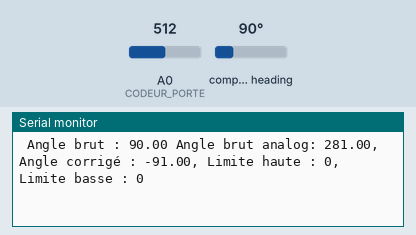
Recording of a sketch running on a simulated Arduino Zero (SAMD21). On the bench: the last lines printed to the serial monitor. The inputs (shaded band) are chosen by the test bench; at power-on: compass heading 90°, A0 (CODEUR_PORTE) = 512.

Above: at 1.2 s.
1.3 s: compass heading set to 7°
At 1.32 s:
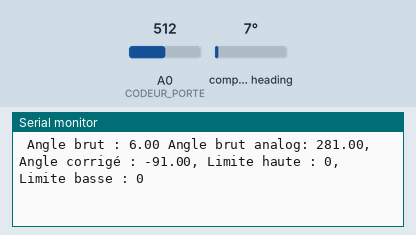
2.8 s: A0 (CODEUR_PORTE) set to 716
At 2.84 s:
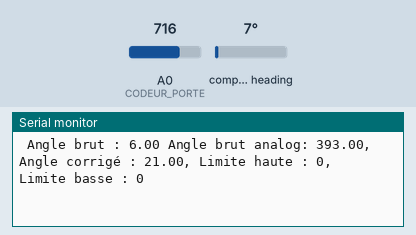
4.3 s: compass heading set to 90°
At 4.36 s:
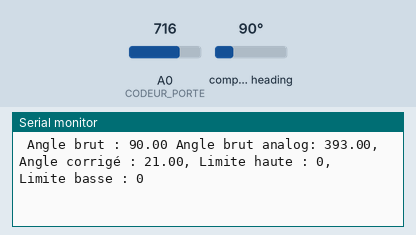
5.8 s: A0 (CODEUR_PORTE) set to 900
At 5.87 s:
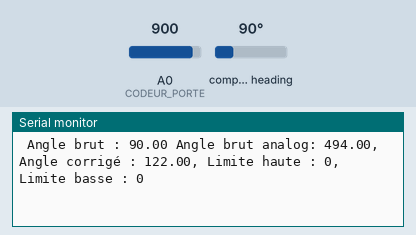
Timing chart, 0 to 8.3 s (numbered marks = the images above; inputs shaded):
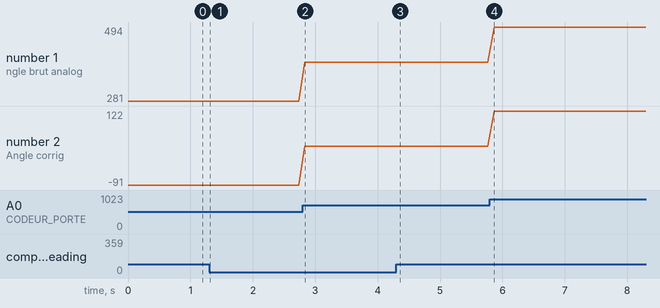

Measured:
- after the input at 1.3 s, the serial monitor: prints a new line at once (image 1)
- after the input at 2.8 s, the serial monitor: prints a new line at once (image 2)
- after the input at 4.3 s, the serial monitor: prints a new line after 0.05 s (image 3)
- after the input at 5.8 s, the serial monitor: prints a new line after 0.07 s (image 4)
- plotted number 1: 281 → 393 after the input at 2.8 s, 393 → 494 after the input at 5.8 s
- plotted number 2: -91 → 21 after the input at 2.8 s, 21 → 122 after the input at 5.8 s

The sketch:

Delta_Codeur_Porte.ino
```cpp
#include <Wire.h>
#include <AS5600.h>
#ifdef ARDUINO_SAMD_VARIANT_COMPLIANCE
  #define SERIAL SerialUSB
  #define SYS_VOL   3.3
#else
  #define SERIAL Serial
  #define SYS_VOL   5
#endif

#define CODEUR_PORTE A0
bool is_limite_haute = LOW;
bool is_limite_basse = LOW;
const int limite_haute_val = 180;
const int limite_basse_val = -135;
const int codeur_porte_decalage = 12; // 156 si I2C
unsigned int DELTA_POS_CAPT = 156;

AMS_5600 ams5600;

void setup()
{
  pinMode(CODEUR_PORTE,INPUT);
  SERIAL.begin(9600);
  Wire.begin();
  SERIAL.println(">>>>>>>>>>>>>>>>>>>>>>>>>>> ");
  while(1){
    if(ams5600.detectMagnet() == 1 ){
      SERIAL.print("Current Magnitude: ");
      SERIAL.print(ams5600.getMagnitude());
      uint8_t agc = ams5600.getAgc();
      if (agc < 150 && agc > 120) {
        SERIAL.print(". Gain du AGC correct : ");
        SERIAL.println(agc);
      } else {
        SERIAL.print(". Gain du AGC INcorrect : ");
        SERIAL.println(agc);
      }
      break;
    } else {
      SERIAL.println("Can not detect magnet");
    }
    delay(1000);
  }
  //getMaxAngle();
}
/*******************************************************
/* Function: convertRawAngleToDegrees
/* In: angle data from AMS_5600::getRawAngle
/* Out: human readable degrees as float
/* Description: takes the raw angle and calculates
/* float value in degrees.
/*******************************************************/
float convertRawAngleToDegrees(word newAngle)
{
  return map(newAngle,0,4095,0,360.0); /* Raw data reports 0 - 4095 segments, which is 0.087 of a degree */
}

float convertAngleToDegrees(word newAngle)
{
  return map((newAngle-DELTA_POS_CAPT)%4095,0,4095,0,360.0); /* Raw data reports 0 - 4095 segments, which is 0.087 of a degree */
}

float getAnalogAngleToDegrees()
{
  return map(analogRead(CODEUR_PORTE),0,655,0,360.0); // problème d'échelle, corrigé si alimenté en 5V normalement
}

/* Fonction qui permet de récupérer l'angle de correction à introduire sur le capteur de position de la porte pour corriger l'alignement de l'aimant */
/* Demande d'ouvrir la porte. Enregistre la valeur maximale trouvée. Et retourne la valeur de correction à introduire. */

void getMaxAngle() {
  SERIAL.println("Ouvrir la porte complètement et maintenir (30s)");
  int init_time = millis();
  int time = 0;
  int ang = 0;
  while (time < 30000) {
    time = millis() - init_time;
    int angle = ams5600.getScaledAngle();
    if ((angle) > ang) {
      ang = angle;
    }
    if (ang - angle >= 4000) {
      ang = 0;
    }
    if (time % 1000 == 0) {
      SERIAL.print(time);
      SERIAL.print(",");
      SERIAL.print(ang);
      SERIAL.print(",");
      SERIAL.println(angle);
    }
  }
  SERIAL.print("Mesure de l'angle maximal du capteur : ");
  SERIAL.println(ang);
  DELTA_POS_CAPT = 4000 - ang;
}

void loop()
{
  double ang = map(analogRead(CODEUR_PORTE),0,655,0,360.0)-codeur_porte_decalage;
  if (ang > 210) {
    ang = ang-360;
  }
  if (ang >= limite_haute_val) {
    is_limite_haute = HIGH;
  } else {
    is_limite_haute = LOW;
  }
  if (ang <= limite_basse_val) {
    is_limite_basse = HIGH;
  } else {
    is_limite_basse = LOW;
  }

  SERIAL.print(" Angle brut : ");
  SERIAL.print(convertRawAngleToDegrees(ams5600.getScaledAngle()));
  SERIAL.print(" Angle brut analog: ");
  SERIAL.print(getAnalogAngleToDegrees());
  SERIAL.print(", Angle corrigé : ");
  SERIAL.print(ang);
  SERIAL.print(", Limite haute : ");
  SERIAL.print(is_limite_haute);
  SERIAL.print(", Limite basse : ");
  SERIAL.println(is_limite_basse);
  delay(100);
}
```
